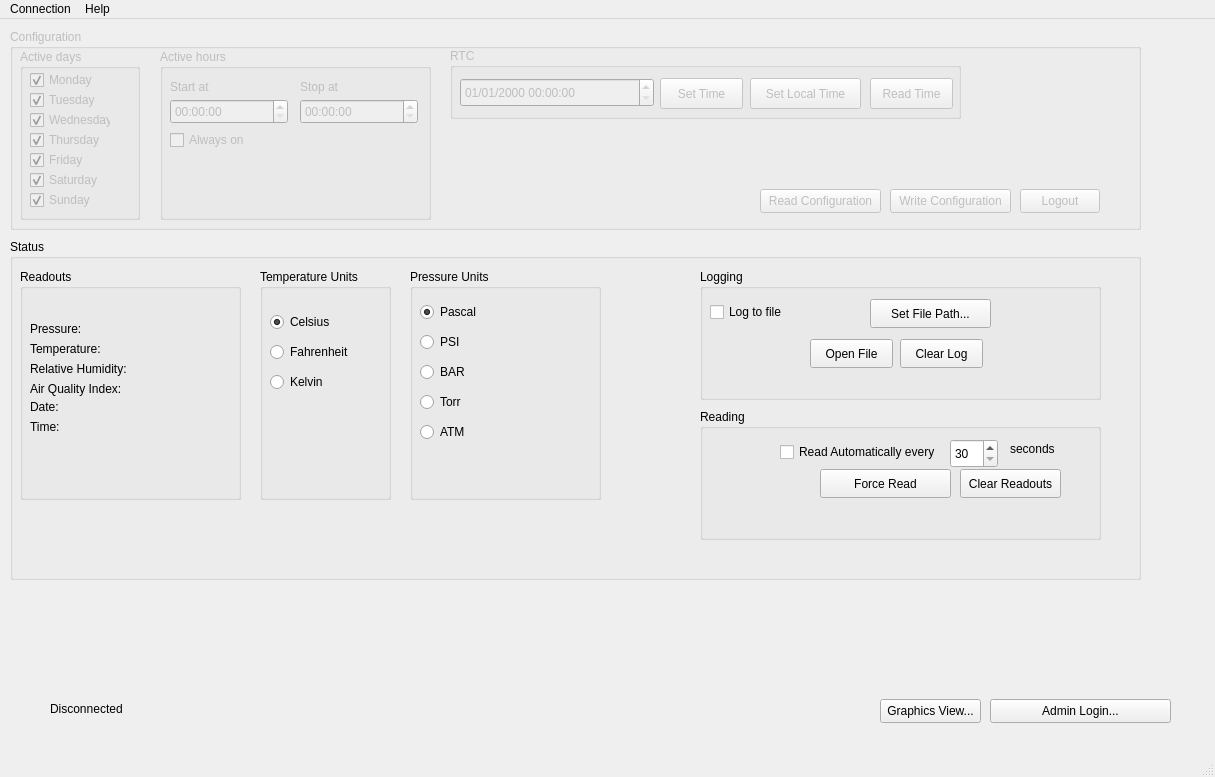
<?xml version="1.0" encoding="UTF-8"?>
<ui version="4.0">
 <class>MainWindow</class>
 <widget class="QMainWindow" name="MainWindow">
  <property name="geometry">
   <rect>
    <x>0</x>
    <y>0</y>
    <width>1215</width>
    <height>777</height>
   </rect>
  </property>
  <property name="windowTitle">
   <string>ArtuAir</string>
  </property>
  <property name="styleSheet">
   <string notr="true"/>
  </property>
  <widget class="QWidget" name="centralwidget">
   <widget class="QGroupBox" name="cfg_groupbox">
    <property name="enabled">
     <bool>false</bool>
    </property>
    <property name="geometry">
     <rect>
      <x>10</x>
      <y>10</y>
      <width>1131</width>
      <height>201</height>
     </rect>
    </property>
    <property name="title">
     <string>Configuration</string>
    </property>
    <widget class="QPushButton" name="cfg_readcfg_btn">
     <property name="geometry">
      <rect>
       <x>750</x>
       <y>160</y>
       <width>121</width>
       <height>24</height>
      </rect>
     </property>
     <property name="text">
      <string>Read Configuration</string>
     </property>
    </widget>
    <widget class="QPushButton" name="cfg_writecfg_btn">
     <property name="geometry">
      <rect>
       <x>880</x>
       <y>160</y>
       <width>121</width>
       <height>24</height>
      </rect>
     </property>
     <property name="text">
      <string>Write Configuration</string>
     </property>
    </widget>
    <widget class="QPushButton" name="cfg_logout_btn">
     <property name="geometry">
      <rect>
       <x>1010</x>
       <y>160</y>
       <width>80</width>
       <height>24</height>
      </rect>
     </property>
     <property name="text">
      <string>Logout</string>
     </property>
    </widget>
    <widget class="QGroupBox" name="groupBox">
     <property name="geometry">
      <rect>
       <x>10</x>
       <y>20</y>
       <width>120</width>
       <height>171</height>
      </rect>
     </property>
     <property name="title">
      <string>Active days</string>
     </property>
     <widget class="QCheckBox" name="cfg_sun_check">
      <property name="geometry">
       <rect>
        <x>10</x>
        <y>140</y>
        <width>78</width>
        <height>22</height>
       </rect>
      </property>
      <property name="text">
       <string>Sunday</string>
      </property>
      <property name="checked">
       <bool>true</bool>
      </property>
     </widget>
     <widget class="QCheckBox" name="cfg_fri_check">
      <property name="geometry">
       <rect>
        <x>10</x>
        <y>100</y>
        <width>78</width>
        <height>22</height>
       </rect>
      </property>
      <property name="text">
       <string>Friday</string>
      </property>
      <property name="checked">
       <bool>true</bool>
      </property>
     </widget>
     <widget class="QCheckBox" name="cfg_sat_check">
      <property name="geometry">
       <rect>
        <x>10</x>
        <y>120</y>
        <width>78</width>
        <height>22</height>
       </rect>
      </property>
      <property name="text">
       <string>Saturday</string>
      </property>
      <property name="checked">
       <bool>true</bool>
      </property>
     </widget>
     <widget class="QCheckBox" name="cfg_tue_check">
      <property name="geometry">
       <rect>
        <x>10</x>
        <y>40</y>
        <width>78</width>
        <height>22</height>
       </rect>
      </property>
      <property name="text">
       <string>Tuesday</string>
      </property>
      <property name="checked">
       <bool>true</bool>
      </property>
     </widget>
     <widget class="QCheckBox" name="cfg_mon_check">
      <property name="geometry">
       <rect>
        <x>10</x>
        <y>20</y>
        <width>78</width>
        <height>22</height>
       </rect>
      </property>
      <property name="text">
       <string>Monday</string>
      </property>
      <property name="checked">
       <bool>true</bool>
      </property>
     </widget>
     <widget class="QCheckBox" name="cfg_thu_check">
      <property name="geometry">
       <rect>
        <x>10</x>
        <y>80</y>
        <width>78</width>
        <height>22</height>
       </rect>
      </property>
      <property name="text">
       <string>Thursday</string>
      </property>
      <property name="checked">
       <bool>true</bool>
      </property>
     </widget>
     <widget class="QCheckBox" name="cfg_wed_check">
      <property name="geometry">
       <rect>
        <x>10</x>
        <y>60</y>
        <width>81</width>
        <height>22</height>
       </rect>
      </property>
      <property name="text">
       <string>Wednesday</string>
      </property>
      <property name="checked">
       <bool>true</bool>
      </property>
     </widget>
    </widget>
    <widget class="QGroupBox" name="groupBox_2">
     <property name="geometry">
      <rect>
       <x>150</x>
       <y>20</y>
       <width>271</width>
       <height>171</height>
      </rect>
     </property>
     <property name="title">
      <string>Active hours</string>
     </property>
     <widget class="QCheckBox" name="cfg_always_check">
      <property name="geometry">
       <rect>
        <x>10</x>
        <y>80</y>
        <width>78</width>
        <height>22</height>
       </rect>
      </property>
      <property name="text">
       <string>Always on</string>
      </property>
     </widget>
     <widget class="QTimeEdit" name="cfg_timeedit_stop">
      <property name="geometry">
       <rect>
        <x>140</x>
        <y>50</y>
        <width>118</width>
        <height>25</height>
       </rect>
      </property>
      <property name="displayFormat">
       <string>HH:mm:ss</string>
      </property>
     </widget>
     <widget class="QLabel" name="label_2">
      <property name="geometry">
       <rect>
        <x>10</x>
        <y>30</y>
        <width>49</width>
        <height>16</height>
       </rect>
      </property>
      <property name="text">
       <string>Start at</string>
      </property>
     </widget>
     <widget class="QLabel" name="label_3">
      <property name="geometry">
       <rect>
        <x>140</x>
        <y>30</y>
        <width>49</width>
        <height>16</height>
       </rect>
      </property>
      <property name="text">
       <string>Stop at</string>
      </property>
     </widget>
     <widget class="QTimeEdit" name="cfg_timeedit_start">
      <property name="geometry">
       <rect>
        <x>10</x>
        <y>50</y>
        <width>118</width>
        <height>25</height>
       </rect>
      </property>
      <property name="displayFormat">
       <string>HH:mm:ss</string>
      </property>
     </widget>
    </widget>
    <widget class="QGroupBox" name="groupBox_3">
     <property name="geometry">
      <rect>
       <x>440</x>
       <y>19</y>
       <width>511</width>
       <height>71</height>
      </rect>
     </property>
     <property name="title">
      <string>RTC</string>
     </property>
     <widget class="QDateTimeEdit" name="cfg_datetimeedit">
      <property name="geometry">
       <rect>
        <x>10</x>
        <y>30</y>
        <width>194</width>
        <height>29</height>
       </rect>
      </property>
      <property name="displayFormat">
       <string>dd/MM/yyyy HH:mm:ss</string>
      </property>
     </widget>
     <widget class="QPushButton" name="cfg_settime_btn">
      <property name="geometry">
       <rect>
        <x>210</x>
        <y>30</y>
        <width>83</width>
        <height>31</height>
       </rect>
      </property>
      <property name="text">
       <string>Set Time</string>
      </property>
     </widget>
     <widget class="QPushButton" name="cfg_setlocaltime_btn">
      <property name="geometry">
       <rect>
        <x>300</x>
        <y>30</y>
        <width>111</width>
        <height>31</height>
       </rect>
      </property>
      <property name="text">
       <string>Set Local Time</string>
      </property>
     </widget>
     <widget class="QPushButton" name="cfg_readtime_btn">
      <property name="geometry">
       <rect>
        <x>420</x>
        <y>30</y>
        <width>83</width>
        <height>31</height>
       </rect>
      </property>
      <property name="text">
       <string>Read Time</string>
      </property>
     </widget>
    </widget>
   </widget>
   <widget class="QLabel" name="connection_label">
    <property name="geometry">
     <rect>
      <x>50</x>
      <y>680</y>
      <width>521</width>
      <height>20</height>
     </rect>
    </property>
    <property name="text">
     <string>Disconnected</string>
    </property>
   </widget>
   <widget class="QGroupBox" name="status_groupbox">
    <property name="geometry">
     <rect>
      <x>10</x>
      <y>220</y>
      <width>1131</width>
      <height>341</height>
     </rect>
    </property>
    <property name="title">
     <string>Status</string>
    </property>
    <widget class="QGroupBox" name="tempunits_groupbox">
     <property name="geometry">
      <rect>
       <x>250</x>
       <y>30</y>
       <width>131</width>
       <height>231</height>
      </rect>
     </property>
     <property name="title">
      <string>Temperature Units</string>
     </property>
     <widget class="QRadioButton" name="status_celsius_radio">
      <property name="geometry">
       <rect>
        <x>10</x>
        <y>40</y>
        <width>112</width>
        <height>26</height>
       </rect>
      </property>
      <property name="text">
       <string>Celsius</string>
      </property>
      <property name="checked">
       <bool>true</bool>
      </property>
     </widget>
     <widget class="QRadioButton" name="status_fahrenheit_radio">
      <property name="geometry">
       <rect>
        <x>10</x>
        <y>70</y>
        <width>112</width>
        <height>26</height>
       </rect>
      </property>
      <property name="text">
       <string>Fahrenheit</string>
      </property>
     </widget>
     <widget class="QRadioButton" name="status_kelvin_radio">
      <property name="geometry">
       <rect>
        <x>10</x>
        <y>100</y>
        <width>112</width>
        <height>26</height>
       </rect>
      </property>
      <property name="text">
       <string>Kelvin</string>
      </property>
     </widget>
    </widget>
    <widget class="QGroupBox" name="pressunits_groupbox">
     <property name="geometry">
      <rect>
       <x>400</x>
       <y>30</y>
       <width>191</width>
       <height>231</height>
      </rect>
     </property>
     <property name="title">
      <string>Pressure Units</string>
     </property>
     <widget class="QRadioButton" name="status_pascal_radio">
      <property name="geometry">
       <rect>
        <x>10</x>
        <y>30</y>
        <width>112</width>
        <height>26</height>
       </rect>
      </property>
      <property name="text">
       <string>Pascal</string>
      </property>
      <property name="checked">
       <bool>true</bool>
      </property>
     </widget>
     <widget class="QRadioButton" name="status_psi_radio">
      <property name="geometry">
       <rect>
        <x>10</x>
        <y>60</y>
        <width>112</width>
        <height>26</height>
       </rect>
      </property>
      <property name="text">
       <string>PSI</string>
      </property>
     </widget>
     <widget class="QRadioButton" name="status_bar_radio">
      <property name="geometry">
       <rect>
        <x>10</x>
        <y>90</y>
        <width>112</width>
        <height>26</height>
       </rect>
      </property>
      <property name="text">
       <string>BAR</string>
      </property>
     </widget>
     <widget class="QRadioButton" name="status_torr_radio">
      <property name="geometry">
       <rect>
        <x>10</x>
        <y>120</y>
        <width>112</width>
        <height>26</height>
       </rect>
      </property>
      <property name="text">
       <string>Torr</string>
      </property>
     </widget>
     <widget class="QRadioButton" name="status_atm_radio">
      <property name="geometry">
       <rect>
        <x>10</x>
        <y>150</y>
        <width>112</width>
        <height>26</height>
       </rect>
      </property>
      <property name="text">
       <string>ATM</string>
      </property>
     </widget>
    </widget>
    <widget class="QGroupBox" name="groupBox_4">
     <property name="geometry">
      <rect>
       <x>10</x>
       <y>30</y>
       <width>221</width>
       <height>231</height>
      </rect>
     </property>
     <property name="title">
      <string>Readouts</string>
     </property>
     <widget class="QLabel" name="status_time_label">
      <property name="geometry">
       <rect>
        <x>10</x>
        <y>150</y>
        <width>131</width>
        <height>16</height>
       </rect>
      </property>
      <property name="text">
       <string>Time:</string>
      </property>
     </widget>
     <widget class="QLabel" name="status_aqi_label">
      <property name="geometry">
       <rect>
        <x>10</x>
        <y>110</y>
        <width>141</width>
        <height>20</height>
       </rect>
      </property>
      <property name="text">
       <string>Air Quality Index:</string>
      </property>
     </widget>
     <widget class="QLabel" name="status_date_label">
      <property name="geometry">
       <rect>
        <x>10</x>
        <y>130</y>
        <width>161</width>
        <height>16</height>
       </rect>
      </property>
      <property name="text">
       <string>Date:</string>
      </property>
     </widget>
     <widget class="QLabel" name="status_pressure_label">
      <property name="geometry">
       <rect>
        <x>10</x>
        <y>50</y>
        <width>211</width>
        <height>20</height>
       </rect>
      </property>
      <property name="text">
       <string>Pressure:</string>
      </property>
     </widget>
     <widget class="QLabel" name="status_temperature_label">
      <property name="geometry">
       <rect>
        <x>10</x>
        <y>70</y>
        <width>211</width>
        <height>20</height>
       </rect>
      </property>
      <property name="text">
       <string>Temperature:</string>
      </property>
     </widget>
     <widget class="QLabel" name="status_humidity_label">
      <property name="geometry">
       <rect>
        <x>10</x>
        <y>90</y>
        <width>211</width>
        <height>20</height>
       </rect>
      </property>
      <property name="text">
       <string>Relative Humidity:</string>
      </property>
     </widget>
     <widget class="QPushButton" name="status_aqi_bg_btn">
      <property name="geometry">
       <rect>
        <x>10</x>
        <y>200</y>
        <width>121</width>
        <height>21</height>
       </rect>
      </property>
      <property name="styleSheet">
       <string notr="true">border:transparent;</string>
      </property>
      <property name="text">
       <string/>
      </property>
     </widget>
    </widget>
    <widget class="QGroupBox" name="groupBox_5">
     <property name="geometry">
      <rect>
       <x>690</x>
       <y>30</y>
       <width>401</width>
       <height>131</height>
      </rect>
     </property>
     <property name="title">
      <string>Logging</string>
     </property>
     <widget class="QCheckBox" name="status_log_check">
      <property name="geometry">
       <rect>
        <x>10</x>
        <y>30</y>
        <width>141</width>
        <height>26</height>
       </rect>
      </property>
      <property name="text">
       <string>Log to file</string>
      </property>
     </widget>
     <widget class="QPushButton" name="status_setpath_btn">
      <property name="geometry">
       <rect>
        <x>170</x>
        <y>30</y>
        <width>121</width>
        <height>29</height>
       </rect>
      </property>
      <property name="text">
       <string>Set File Path...</string>
      </property>
     </widget>
     <widget class="QPushButton" name="status_openfile_btn">
      <property name="geometry">
       <rect>
        <x>110</x>
        <y>70</y>
        <width>83</width>
        <height>29</height>
       </rect>
      </property>
      <property name="text">
       <string>Open File</string>
      </property>
     </widget>
     <widget class="QPushButton" name="status_clearlog_btn">
      <property name="geometry">
       <rect>
        <x>200</x>
        <y>70</y>
        <width>83</width>
        <height>29</height>
       </rect>
      </property>
      <property name="text">
       <string>Clear Log</string>
      </property>
     </widget>
    </widget>
    <widget class="QGroupBox" name="groupBox_6">
     <property name="geometry">
      <rect>
       <x>690</x>
       <y>170</y>
       <width>401</width>
       <height>131</height>
      </rect>
     </property>
     <property name="title">
      <string>Reading</string>
     </property>
     <widget class="QCheckBox" name="status_automaticupdates_check">
      <property name="geometry">
       <rect>
        <x>80</x>
        <y>30</y>
        <width>161</width>
        <height>26</height>
       </rect>
      </property>
      <property name="text">
       <string>Read Automatically every</string>
      </property>
     </widget>
     <widget class="QSpinBox" name="status_seconds_spinbox">
      <property name="geometry">
       <rect>
        <x>250</x>
        <y>30</y>
        <width>48</width>
        <height>29</height>
       </rect>
      </property>
      <property name="minimum">
       <number>30</number>
      </property>
      <property name="maximum">
       <number>3600</number>
      </property>
      <property name="singleStep">
       <number>15</number>
      </property>
      <property name="value">
       <number>30</number>
      </property>
     </widget>
     <widget class="QLabel" name="status_seconds_label">
      <property name="geometry">
       <rect>
        <x>310</x>
        <y>30</y>
        <width>63</width>
        <height>20</height>
       </rect>
      </property>
      <property name="text">
       <string>seconds</string>
      </property>
     </widget>
     <widget class="QPushButton" name="status_forceupdate_btn">
      <property name="geometry">
       <rect>
        <x>120</x>
        <y>60</y>
        <width>131</width>
        <height>29</height>
       </rect>
      </property>
      <property name="text">
       <string>Force Read</string>
      </property>
     </widget>
     <widget class="QPushButton" name="status_clear">
      <property name="geometry">
       <rect>
        <x>260</x>
        <y>60</y>
        <width>101</width>
        <height>29</height>
       </rect>
      </property>
      <property name="text">
       <string>Clear Readouts</string>
      </property>
     </widget>
    </widget>
   </widget>
   <widget class="QPushButton" name="admin_btn">
    <property name="geometry">
     <rect>
      <x>990</x>
      <y>680</y>
      <width>181</width>
      <height>24</height>
     </rect>
    </property>
    <property name="text">
     <string>Admin Login...</string>
    </property>
   </widget>
   <widget class="QPushButton" name="status_graphics_btn">
    <property name="enabled">
     <bool>true</bool>
    </property>
    <property name="geometry">
     <rect>
      <x>880</x>
      <y>680</y>
      <width>101</width>
      <height>24</height>
     </rect>
    </property>
    <property name="text">
     <string>Graphics View...</string>
    </property>
   </widget>
  </widget>
  <widget class="QMenuBar" name="menubar">
   <property name="geometry">
    <rect>
     <x>0</x>
     <y>0</y>
     <width>1215</width>
     <height>25</height>
    </rect>
   </property>
   <widget class="QMenu" name="menuConfig">
    <property name="title">
     <string>Connection</string>
    </property>
    <addaction name="actionSerial_Port"/>
    <addaction name="actionConnect"/>
    <addaction name="actionDisconnect"/>
   </widget>
   <widget class="QMenu" name="menuHelp">
    <property name="title">
     <string>Help</string>
    </property>
    <addaction name="actionSettings"/>
   </widget>
   <addaction name="menuConfig"/>
   <addaction name="menuHelp"/>
  </widget>
  <widget class="QStatusBar" name="statusbar"/>
  <action name="actionSerial">
   <property name="text">
    <string>Serial...</string>
   </property>
  </action>
  <action name="actionSerial_Port">
   <property name="text">
    <string>Serial Port...</string>
   </property>
  </action>
  <action name="actionConnect">
   <property name="text">
    <string>Connect</string>
   </property>
  </action>
  <action name="actionDisconnect">
   <property name="text">
    <string>Disconnect</string>
   </property>
  </action>
  <action name="actionSettings">
   <property name="text">
    <string>Settings...</string>
   </property>
  </action>
 </widget>
 <resources/>
 <connections/>
</ui>
